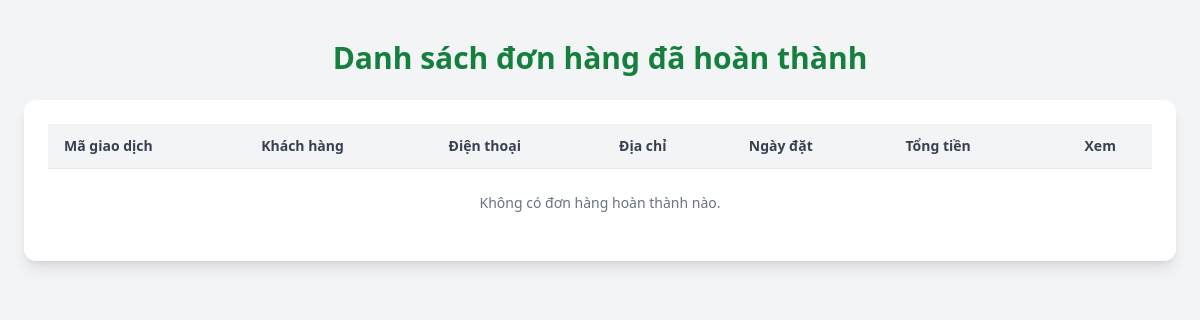
The app's page /admin_panel/orders_complete/, older data.
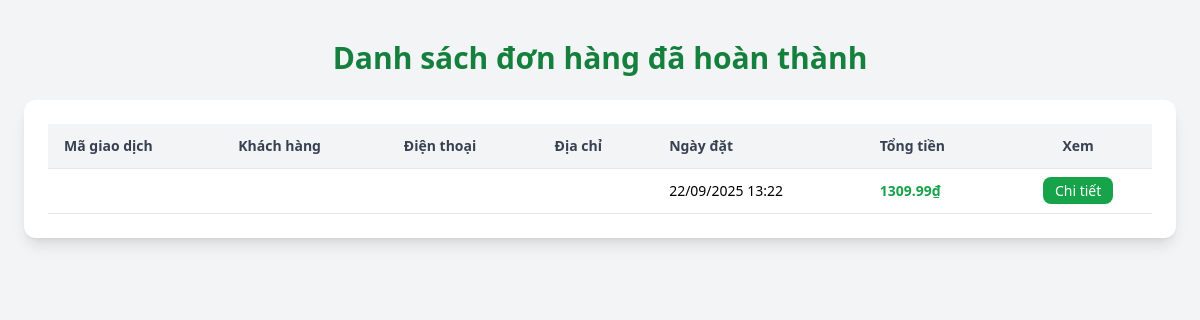
The same page, newer data.
### app/models.py (models this page shows, shortened)
class Order(models.Model):
    customer = models.ForeignKey(User, max_length=100, on_delete=models.SET_NULL, null=True, blank=True)
    date_order = models.DateTimeField(max_length=100,auto_now_add=True)
    complete =  models.BooleanField(default=False,null=True,blank=False)
    transaction_id = models.CharField(max_length=100, blank=True, null=True)
    promotion = models.ForeignKey(
        'Promotion', on_delete=models.SET_NULL, null=True, blank=True, related_name='orders'
    )
    @property
    def get_cart_total(self):
        orderitems = self.orderitem_set.all()
        total = sum(item.get_total for item in orderitems)
        return total

class OrderItem(models.Model):
    product = models.ForeignKey(Product, on_delete=models.SET_NULL, null=True, blank=True)
    order = models.ForeignKey(Order, on_delete=models.SET_NULL, null=True, blank=True)
    quantity = models.IntegerField(default=0, null=True, blank=True)
    date_added = models.DateTimeField(max_length=100,auto_now_add=True)
    @property
    def get_total(self):
        if not self.product:
            return Decimal('0')
        return self.product.price * self.quantity

class Product(models.Model):
    UNIT_CHOICES = [
        ("kg", "Kilogram"),
        ("gr", "Gram"),
        ("bó", "Bó"),
        ("túi", "Túi"),
        ("quả", "Quả"),
    ]
    STATUS_CHOICES = [
        ("available", "Còn hàng"),
        ("out_of_stock", "Hết hàng"),
        ("hidden", "Ẩn"),
    ]
    name = models.CharField(max_length=200)
    slug = models.SlugField(max_length=200, unique=True, blank = True)
    category = models.ForeignKey(Category, on_delete=models.CASCADE, related_name="products")
    description = models.TextField(blank=True, null=True)
    price = models.DecimalField(max_digits=10, decimal_places=2)
    unit = models.CharField(max_length=20, choices=UNIT_CHOICES, default="kg")
    stock = models.PositiveIntegerField(default=0)  # số lượng tồn kho
    status = models.CharField(max_length=20, choices=STATUS_CHOICES, default="available")
    origin = models.CharField(max_length=100, choices=Origin.choices, default=Origin.VIETNAM, blank=True, null=True)   # Việt Nam, Úc, Mỹ...
    image = models.ImageField(upload_to="products/", blank=True, null=True)
    is_featured = models.BooleanField(default=False)   # Sản phẩm nổi bật
    created_at = models.DateTimeField(auto_now_add=True)
    updated_at = models.DateTimeField(auto_now=True)
    user = models.ForeignKey(User, on_delete=models.CASCADE, blank= True, null=True)

### adminpanel/views.py (the view)
# urls.py: path("orders_complete/", views.orders_complete, name="orders_complete")
def orders_complete(request):
    orders = Order.objects.filter(complete=True).order_by('-date_order')
    return render(request, "ordersComplete.html", {"orders":orders})

### adminpanel/templates/ordersComplete.html (shortened to what this page needs)
<!DOCTYPE html>
<html lang="vi">
<head>
    <script src="https://cdn.tailwindcss.com"></script>
</head>
<body class="bg-gray-100 min-h-screen">
    <div class="max-w-6xl mx-auto py-10">
        <h1 class="text-3xl font-bold text-green-700 mb-6 text-center">
            Danh sách đơn hàng đã hoàn thành
        </h1>
        <div class="bg-white rounded-xl shadow-lg p-6 overflow-x-auto">
            <table class="min-w-full text-left text-sm">
                <thead>
                    <tr class="bg-gray-100 border-b text-gray-700">
                        <th class="py-3 px-4">Mã giao dịch</th>
                        <th class="py-3 px-4">Khách hàng</th>
                        <th class="py-3 px-4">Điện thoại</th>
                        <th class="py-3 px-4">Địa chỉ</th>
                        <th class="py-3 px-4">Ngày đặt</th>
                        <th class="py-3 px-4">Tổng tiền</th>
                        <th class="py-3 px-4 text-center">Xem</th>
                    </tr>
                </thead>
                <tbody>
                    {% for order in orders %}
                    <tr class="border-b hover:bg-gray-50 transition">
                        <td class="py-3 px-4 font-semibold">{{ order.transaction_id }}</td>
                        <td class="py-3 px-4">{{ order.customer.profile.full_name }}</td>
                        <td class="py-3 px-4">{{ order.customer.profile.phone }}</td>
                        <td class="py-3 px-4">{{ order.customer.profile.address }}</td>
                        <td class="py-3 px-4">{{ order.date_order|date:"d/m/Y H:i" }}</td>
                        <td class="py-3 px-4 text-green-600 font-bold">
                            {% if order.promotion %}
                                {{ order.get_total_after_discount }}₫
                            {% else %}
                                {{ order.get_cart_total }}₫
                            {% endif %}
                        </td>
                        <td class="py-3 px-4 text-center">
                            <a href="/order/{{ order.id }}/"
                               class="px-3 py-1 bg-green-600 text-white rounded-lg hover:bg-green-700">
                                Chi tiết
                            </a>
                        </td>
                    </tr>
                    {% empty %}
                    <tr>
                        <td colspan="7" class="py-6 text-center text-gray-500">
                            Không có đơn hàng hoàn thành nào.
                        </td>
                    </tr>
                    {% endfor %}
                </tbody>
            </table>
        </div>
    </div>
</body>
</html>

Row changes from the older to the newer data that the page shows:
now on this page (row edited): Order: date_order "22/09/2025 13:22", get_cart_total "1309.99"
Text that changed along with them:
text no longer shown: "Không có đơn hàng hoàn thành nào."
